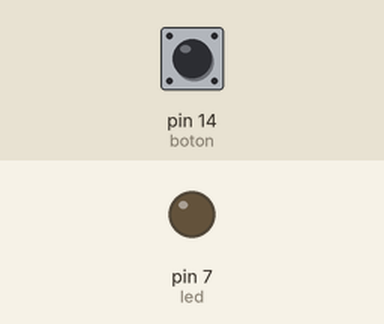
Bench run of a sketch on a simulated Arduino Uno, built with avr-gcc and run on an emulated ATmega328P. On the bench: output pins drawn as LEDs (lit = HIGH). Inputs (shaded band) come from the test bench; at power-on: pin 14 (boton) LOW.

Above: at 1.2 s.
1.3 s: pin 14 (boton) pulled HIGH for 0.15 s
At 2.0 s:
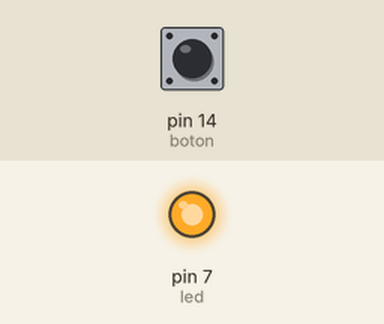
3.0 s: pin 14 (boton) pulled HIGH for 1 s
At 4.5 s:
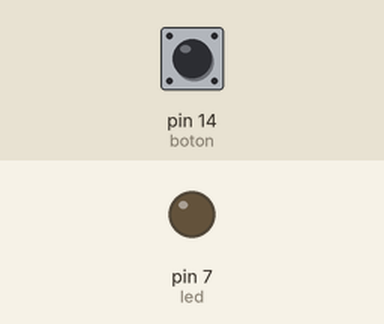
5.5 s: pin 14 (boton) pulled HIGH for 3.2 s
At 6.4 s:
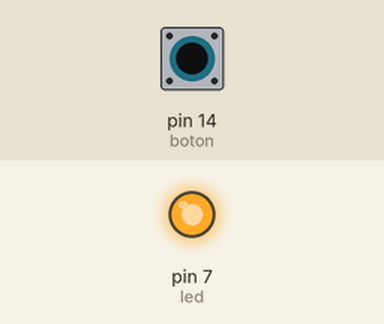
Timing chart, 0 to 8.5 s (numbered marks = the images above; inputs shaded):
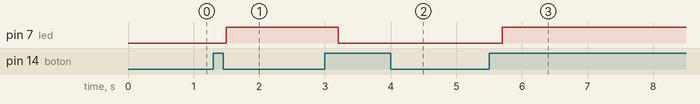

Measured:
- after the input at 1.3 s, pin 7 (led): LOW → HIGH after 0.20 s
- after the input at 3.0 s, pin 7 (led): HIGH → LOW after 0.20 s
- after the input at 5.5 s, pin 7 (led): LOW → HIGH after 0.20 s

The sketch:

arduino.81botonledenclavamiento.ino
```cpp
int boton = 14;  //declara el pin del boton
int led = 7;     //declara el pin del led
int encender = 0; //estado para encender
int anterior = 0; //estado anterior
int actual = 0; //estado actual

void setup() {
  pinMode(boton, INPUT); // Pin digital del boton como entrada
  pinMode(led, OUTPUT); // Pin digital del led como salida
  digitalWrite(led, LOW); // led inicia apagado
}

void loop() {

  actual = digitalRead(boton); // estado actual del boton

  if (actual && anterior == 0) { //Comparamos el estado actual y el anterior del pulsador
    encender = 1 - encender;     //si uno es diferente entrar a condicional
    //"encender" cambia en cada interaccion con esta condicion if
    delay(200); // evita rebotes del boton
  }

  anterior = actual; //si presionamos boton, "anterior" ahora es 1, es decir encendido
  //sin presionar boton este estado cambia de 1 a 0.

  if (encender == 1) { // Si el estado interno del pulsador pasa de "0" a "1".
    digitalWrite(led, HIGH); // led encendido
  }

  else {// o si no el estado del boton pasa de "1" a "0".
    digitalWrite(led, LOW); // led apagado
  }
}
```
